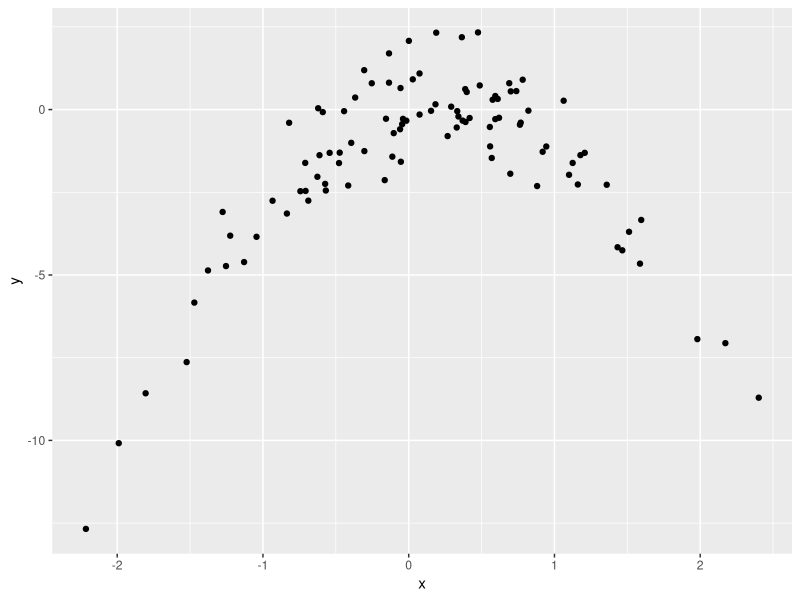

Write the R code that produced this figure.
## ---- chunk 1
knitr::opts_chunk$set(echo = TRUE)
library(ggplot2)
library(boot)
library(glmnet)
## ---- chunk 2
set.seed(1)
x <- rnorm(100)
y <- x - 2*x^2 + rnorm(100)
parab <- data.frame(x,y)
## ---- chunk 3
ggplot(parab, aes(x, y)) + geom_point()
## ---- chunk 4
set.seed(1041)
cv_errors <- rep(NA, 4)
for (i in seq_len(4)) {
  poly_fit <- glm(y ~ poly(x, i, raw = T), data = parab)
  cv_errors[i] <- cv.glm(parab, poly_fit)$delta[1]
}
cv_errors
## ---- chunk 5
set.seed(1232)
cv_errors_2 <- rep(NA, 4)
for (i in seq_len(4)) {
  poly_fit <- glm(y ~ poly(x, i, raw = T), data = parab)
  cv_errors_2[i] <- cv.glm(parab, poly_fit)$delta[1]
}
cv_errors_2
## ---- chunk 6
for (i in seq_len(4)) {
  poly_fit <- glm(y ~ poly(x, i, raw = T), data = parab)
  print(summary(poly_fit))
}
